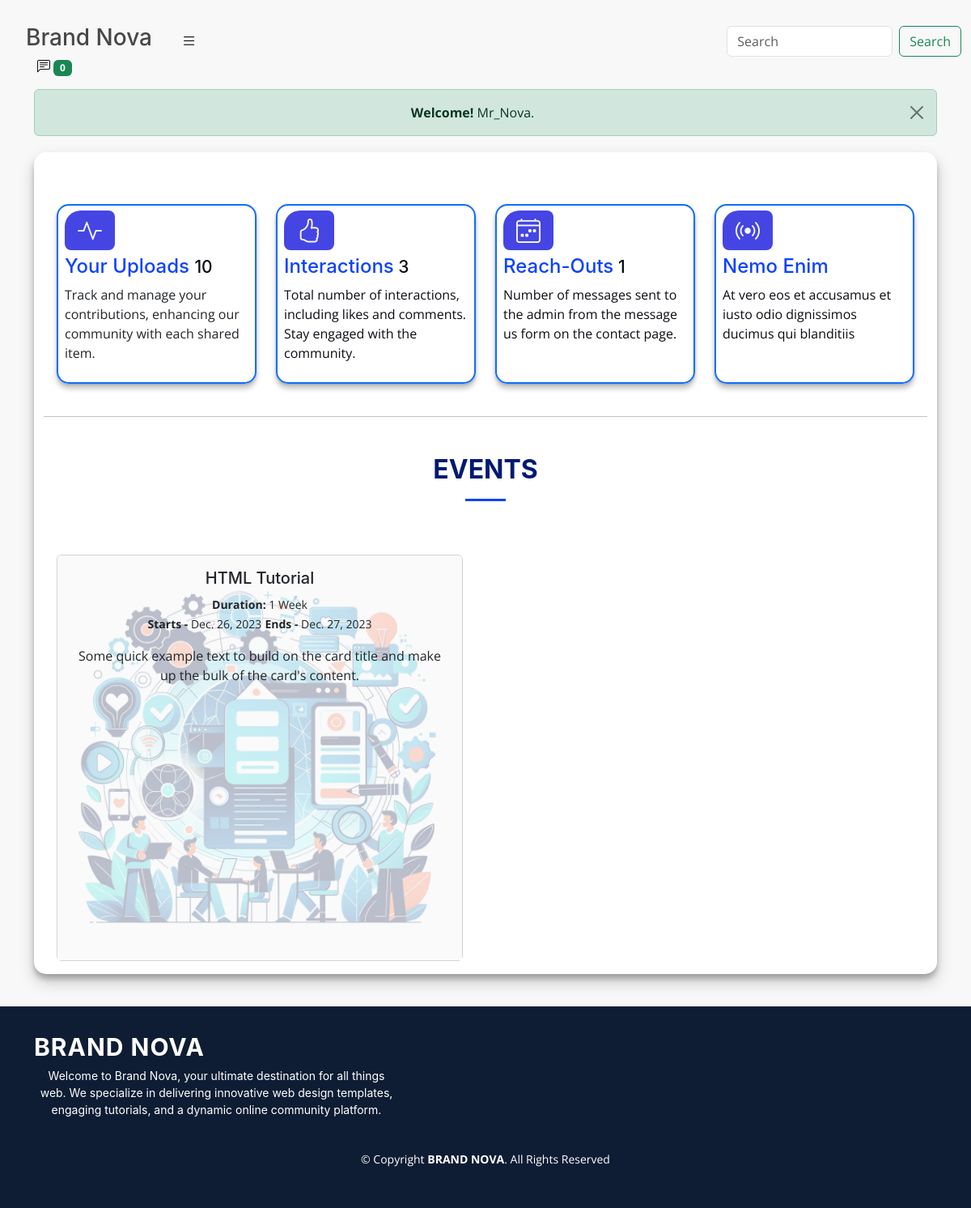
The page /dashboard/ (signed in) on the database its author committed.
### dashboard/models.py (models this page shows, shortened)
class Events(models.Model):
    title = models.CharField(max_length=255)
    description = models.TextField(max_length=255, blank=True)
    image = models.ImageField(upload_to='event_images', blank=True, null=True)
    duration = models.CharField(null=True, blank=True, max_length=255)
    start_date = models.DateField(null=True, blank=True)
    end_date = models.DateField(null=True, blank=True)
    class Meta:
        ordering = ('title',)
        verbose_name_plural = 'Events'

### dashboard/views.py (the view)
# urls.py: path('', views.index, name='index'),
@login_required(login_url='signin')
def index(request):
    items = Item.objects.filter(created_by=request.user)
    comment = Comment.objects.filter(name=request.user)
    mess = Messages.objects.filter(user=request.user)
    events = Events.objects.all()
    info = Info.objects.filter(user=request.user, status=False).order_by('-id')
    return render(request, 'dashboard/index.html', {
        'items': items,
        'comment': comment,
        'mess': mess,
        'username': request.user.username,
        'events': events,
        'info': info,
    })

### dashboard/templates/dashboard/index.html (shortened to what this page needs)
{% extends 'dashboard/base.html' %}
{% load static %}
{% block content %}
<aside>
  <div class="mx-1">
    <a
      class="nav-link nav-icon msgsi"
    >
      <i class="bi bi-chat-left-text"></i>
      <span class="badge bg-success badge-number">{{ info|length }}</span> </a
    >
  </div>
</aside>
<div class="alert alert-success alert-dismissible fade show text-center mt-3" role="alert">
    <strong>Welcome!</strong> {{ username }}.
    <button type="button" class="btn-close" data-bs-dismiss="alert" aria-label="Close"></button>
</div>
<section class="dash py-0" style=" width: auto; background-color: white; margin:20px 0; box-shadow: 0 10px 20px rgba(0, 0, 0, 0.19), 0 6px 6px rgba(0, 0, 0, 0.23); border-radius:15px;">
    <div class="container">
        <div class="row gy-4 mt-4 mb-4 p-3" style=" border-radius: 10px;">
          <div class="col-xl-3 col-md-6 d-flex rounded" data-aos="zoom-out" style="">
            <div class="service-item position-relative">
                <div class="carddd p-2" style="height:100%; border: 2px solid #0D6EFD; border-radius: 15px;box-shadow: 0 1px 3px rgba(0, 0, 0, 0.19), 0 6px 6px rgba(0, 0, 0, 0.23);">
                    <div class="icon"><i class="bi bi-activity iconss px-3 py-1 text-light"></i></div>
                    <h4 class="my-2"><a href="" class="stretched-link">Your Uploads </a><small> {{ items|length }}</small></h4>
                    <p class="text-dark">Track and manage your contributions, enhancing our community with each shared item.</p>
                </div>
            </div>
          </div>
          <div class="col-xl-3 col-md-6 d-flex rounded" data-aos="zoom-out" style="">
            <div class="service-item position-relative">
                <div class="carddd p-2" style="height:100%; border: 2px solid #0D6EFD; border-radius: 15px; box-shadow: 0 1px 3px rgba(0, 0, 0, 0.19), 0 6px 6px rgba(0, 0, 0, 0.23);">
                    <div class="icon"><i class="bi bi-hand-thumbs-up iconss px-3 py-1 text-light"></i></div>
                    <h4 class="my-2"><a href="" class="stretched-link">Interactions</a><small>
                      {% if comment|length > 99 %}
                        99+
                      {% else %}
                        {{ comment|length }}
                      {% endif %}
                    </small></h4>
                    <p>Total number of interactions, including likes and comments. Stay engaged with the community.</p>
                </div>
            </div>
          </div>
          <div class="col-xl-3 col-md-6 d-flex rounded" data-aos="zoom-out" style="">
            <div class="service-item position-relative">
                <div class="carddd p-2" style="height:100%; border: 2px solid #0D6EFD; border-radius: 15px; box-shadow: 0 1px 3px rgba(0, 0, 0, 0.19), 0 6px 6px rgba(0, 0, 0, 0.23);">
                    <div class="icon"><i class="bi bi-calendar4-week iconss px-3 py-1 text-light"></i></div>
                    <h4 class="my-2"><a href="" class="stretched-link">Reach-Outs</a><small> {{ mess|length }}</small></h4>
                    <p>Number of messages sent to the admin from the message us form on the contact page.</p>
                </div>
            </div>
          </div>
          <div class="col-xl-3 col-md-6 d-flex rounded" data-aos="zoom-out" style="">
            <div class="service-item position-relative">
                <div class="carddd p-2" style="height:100%; border: 2px solid #0D6EFD; border-radius: 15px; box-shadow: 0 1px 3px rgba(0, 0, 0, 0.19), 0 6px 6px rgba(0, 0, 0, 0.23);">
                    <div class="icon"><i class="bi bi-broadcast iconss px-3 py-1 text-light"></i></div>
                    <h4 class="my-2"><a href="" class="stretched-link">Nemo Enim</a><small></small></h4>
                    <p>At vero eos et accusamus et iusto odio dignissimos ducimus qui blanditiis</p>
                </div>
            </div>
          </div>
        </div>
        <hr>
        <div class="section-header">
          <h2>Events</h2>
        </div>
        <div class="row">
          {% if events %}
            {% for events in events %}
              <div class="col-lg-6">
                <div class="card m-3">
                  <img src="{{ events.image.url }}" class="card-img-top" alt="image">
                  <div class="card-img-overlay bg-light bg-opacity-75 text-center">
                    <h5 class="card-title">{{ events.title }}</h5>
                    <small><b>Duration:</b> {{ events.duration }}</small><br>
                    <small><b>Starts -</b> {{ events.start_date }}</small>
                    <small><b>Ends -</b> {{ events.end_date }}</small>
                    <p class="card-text mt-3">{{ events.description }}</p>
                  </div>
                </div>
              </div>
            {% endfor %}
          {% else %}
            <div class="text-center p-3">
              <p>
                There are currently no events available.
              </p>
            </div>
          {% endif %}
        </div>
    </div>
</section>
{% endblock %}

### static/css/styles.css (style rules this page uses)
:root { --font-default: "Open Sans", system-ui, -apple-system, "Segoe UI", Roboto, "Helvetica Neue", Arial, "Noto Sans", "Liberation Sans", sans-serif, "Apple Color Emoji", "Segoe UI Emoji", "Segoe UI Symbol", "Noto Color Emoji"; --font-primary: "Inter", sans-serif; --font-secondary: "Poppins", sans-serif; }
:root { --color-default: #0a0d13; --color-primary: #0d42ff; --color-secondary: #0e1d34; }
:root { scroll-behavior: smooth; }
body { font-family: var(--font-default); color: var(--color-default); }
a { color: var(--color-primary); text-decoration: none; }
h1, h2, h3, h4, h5, h6 { font-family: var(--font-primary); }
.carddd { width: 100%; height: 100%; border: 2px solid #0d6efd; border-radius: 15px; box-shadow: 0 1px 3px rgba(0, 0, 0, 0.19), 0 6px 6px rgba(0, 0, 0, 0.23); transition: box-shadow 0.3s ease-in-out; }
section { padding: 80px 0; overflow: hidden; }
.section-header { text-align: center; padding: 30px 0; position: relative; }
.section-header h2 { font-size: 32px; font-weight: 700; text-transform: uppercase; margin-bottom: 20px; padding-bottom: 0; color: #001973; position: relative; z-index: 2; margin-bottom: 20px; padding-bottom: 20px; position: relative; }
.section-header h2:after { content: ""; position: absolute; display: block; width: 50px; height: 3px; background: var(--color-primary); left: 0; right: 0; bottom: 0; margin: auto; }

### dashboard/templates/dashboard/base.html (style rules this page uses)
body { background-color: #f8f8f8; }
.iconss { font-size: 30px; background-color: rgb(69, 69, 228); border-radius: 20px 8px 8px 8px; }

### rows shown on the page
Events: image (picture), title "HTML Tutorial", duration "1 Week", start_date "Dec. 26, 2023", end_date "Dec. 27, 2023", description "Some quick example text to build on the card title and make up the bulk of the card's content."

### other values the page prints
{{ info|length }} "0"
{{ username }} "Mr_Nova"
{{ items|length }} "10"
{{ comment|length }} "3"
{{ mess|length }} "1"
